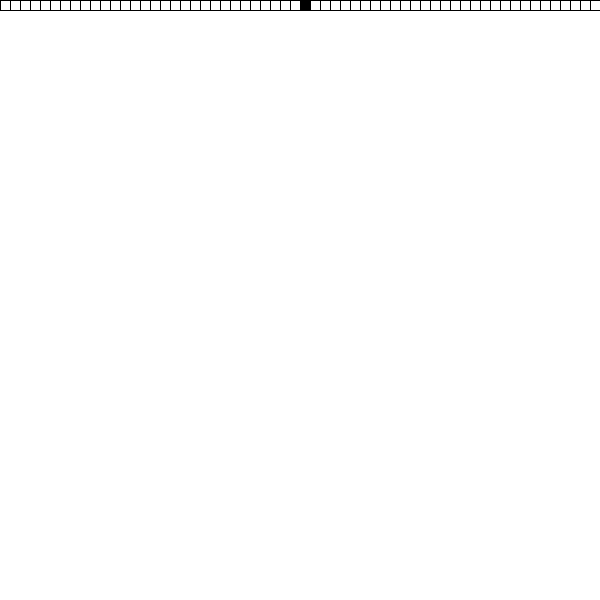
Frame 1 (no input)
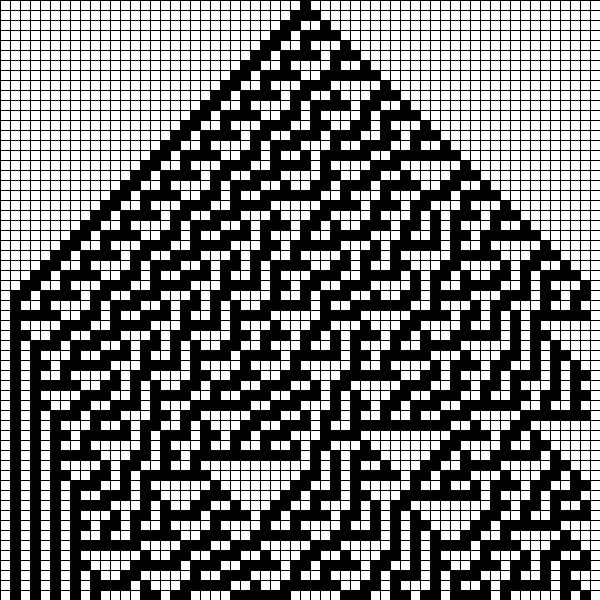
Frame 60 (the mouse pressed at the canvas centre just before this capture)
Frame 120 (the mouse held since frame 60 and released just before this capture): identical to frame 60, image omitted

The Processing sketch that drew these frames (run headless with seeded random() and noise(); from frame 60 on, the mouse is pressed at the canvas centre):

// Processing sketch: automatas_celulares
// ── automatas_celulares.pde
//int[] cells = {0, 0, 0, 0, 0, 0, 0, 0, 0, 1, 0, 0, 0, 0, 0, 0, 0, 0, 0, 0 };

int w = 600;
int num_cells = w/10;
int[] cells = new int[num_cells];
int generation = 0;

int[] ruleset = {0,0,0,1,1,1,1,0};//regla 30 

void setup(){
  size(600, 600);
  background(255);
  for (int i = 0; i < cells.length; i++) {
    cells[i] = 0;
  }
  cells[cells.length/2] = 1;
} 

void draw(){
  int[] newcells = new int[cells.length];

  for (int i = 1; i < cells.length-1; i++) {
    int left   = cells[i-1];
    int middle = cells[i];
    int right  = cells[i+1];
    int newstate = rules(left,middle,right);
    newcells[i] = newstate;
    
  }
  for(int i = 0; i<cells.length; i++){
    if(cells[i] == 1){
      fill(0);
    }else{
      fill(255);
    }
    rect(i * 10, generation * 10, 10, 10);
  }
  cells = newcells;
  generation++;
}

int rules (int a, int b, int c) {
  if      (a == 1 && b == 1 && c == 1) return ruleset[0];
  else if (a == 1 && b == 1 && c == 0) return ruleset[1];
  else if (a == 1 && b == 0 && c == 1) return ruleset[2];
  else if (a == 1 && b == 0 && c == 0) return ruleset[3];
  else if (a == 0 && b == 1 && c == 1) return ruleset[4];
  else if (a == 0 && b == 1 && c == 0) return ruleset[5];
  else if (a == 0 && b == 0 && c == 1) return ruleset[6];
  else if (a == 0 && b == 0 && c == 0) return ruleset[7];
  return 0;
}
 
